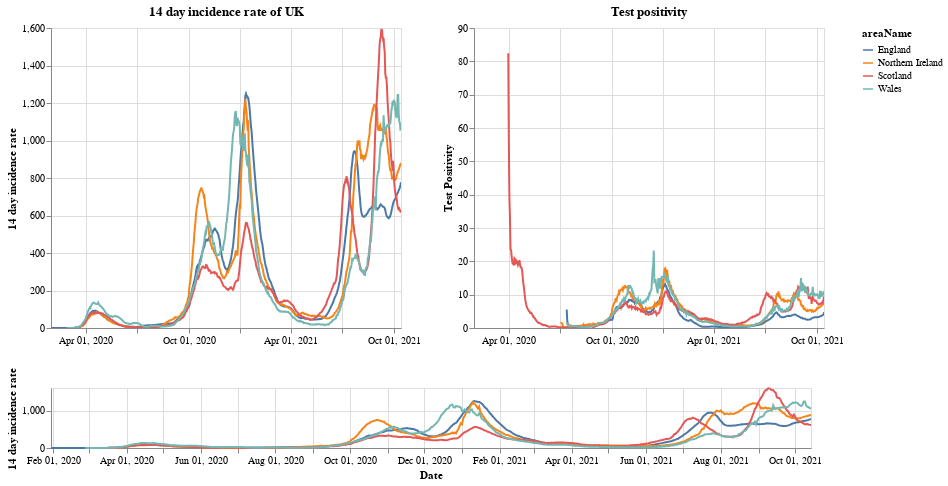

The notebook cell this image was saved under:
### Markdown cell above
# Plots

First a plot with each country in the UK. The top right shows the positivity rate for (which is the percentage of registered tests which were positive) while the top left is the 14 day incidence rate. The bottom chart can be used to select the timeframe (does not work on a mobile device).

### Code cell
#collapse
brush = alt.selection(type='interval', name='DateBrush',encodings=['x'],fields=['Time'])
leg_selection = alt.selection_multi(fields=['areaName'], bind='legend')

base = alt.Chart(uk_cases).mark_line().encode(
    x=alt.X("yearmonthdate(date):T", axis=alt.Axis(title='Date')),
    y=alt.Y("twoWeeklyCasesRate:Q", axis=alt.Axis(title='14 day incidence rate')),
    tooltip=['areaName', 'date','twoWeeklyCasesRate', 'testPositivity'],
    color='areaName',
    opacity=alt.condition(leg_selection, alt.value(2), alt.value(0.1))
).add_selection(leg_selection).properties(width=350)

upper = base.encode(alt.X('yearmonthdate(date):T', axis=alt.Axis(title=''),
                         scale=alt.Scale(domain=brush))
                   ).properties(title=f'14 day incidence rate of UK')
upper_right = upper.encode(alt.Y('testPositivity:Q', axis=alt.Axis(title='Test Positivity'))).properties(title='Test positivity')
lower = base.properties(height=60, width = 760).add_selection(brush)

(upper | upper_right) & lower

### Figure 1 — Vega-Lite specification as saved in the notebook (floating-point values rounded to 4 significant figures; data arrays with more than 128 entries replaced by an {"elided": "..."} marker saying what was removed)
{"config": {"view": {"continuousWidth": 400, "continuousHeight": 300}}, "vconcat": [{"hconcat": [{"mark": "line", "encoding": {"color": {"type": "nominal", "field": "areaName"}, "opacity": {"condition": {"value": 2, "selection": "selector001"}, "value": 0.1}, "tooltip": [{"type": "nominal", "field": "areaName"}, {"type": "temporal", "field": "date"}, {"type": "quantitative", "field": "twoWeeklyCasesRate"}, {"type": "quantitative", "field": "testPositivity"}], "x": {"type": "temporal", "axis": {"title": ""}, "field": "date", "scale": {"domain": {"selection": "DateBrush"}}, "timeUnit": "yearmonthdate"}, "y": {"type": "quantitative", "axis": {"title": "14 day incidence rate"}, "field": "twoWeeklyCasesRate"}}, "selection": {"selector001": {"type": "multi", "fields": ["areaName"], "bind": "legend"}}, "title": "14 day incidence rate of UK", "width": 350}, {"mark": "line", "encoding": {"color": {"type": "nominal", "field": "areaName"}, "opacity": {"condition": {"value": 2, "selection": "selector001"}, "value": 0.1}, "tooltip": [{"type": "nominal", "field": "areaName"}, {"type": "temporal", "field": "date"}, {"type": "quantitative", "field": "twoWeeklyCasesRate"}, {"type": "quantitative", "field": "testPositivity"}], "x": {"type": "temporal", "axis": {"title": ""}, "field": "date", "scale": {"domain": {"selection": "DateBrush"}}, "timeUnit": "yearmonthdate"}, "y": {"type": "quantitative", "axis": {"title": "Test Positivity"}, "field": "testPositivity"}}, "selection": {"selector001": {"type": "multi", "fields": ["areaName"], "bind": "legend"}}, "title": "Test positivity", "width": 350}]}, {"mark": "line", "encoding": {"color": {"type": "nominal", "field": "areaName"}, "opacity": {"condition": {"value": 2, "selection": "selector001"}, "value": 0.1}, "tooltip": [{"type": "nominal", "field": "areaName"}, {"type": "temporal", "field": "date"}, {"type": "quantitative", "field": "twoWeeklyCasesRate"}, {"type": "quantitative", "field": "testPositivity"}], "x": {"type": "temporal", "axis": {"title": "Date"}, "field": "date", "timeUnit": "yearmonthdate"}, "y": {"type": "quantitative", "axis": {"title": "14 day incidence rate"}, "field": "twoWeeklyCasesRate"}}, "height": 60, "selection": {"selector001": {"type": "multi", "fields": ["areaName"], "bind": "legend"}, "DateBrush": {"type": "interval", "encodings": ["x"], "fields": ["Time"]}}, "width": 760}], "data": {"name": "data-cbf3f1f64fa6e046bc23c3e9becc8b0e"}, "$schema": "https://vega.github.io/schema/vega-lite/v4.8.1.json", "datasets": {"data-cbf3f1f64fa6e046bc23c3e9becc8b0e": {"elided": "2404 records"}}}
